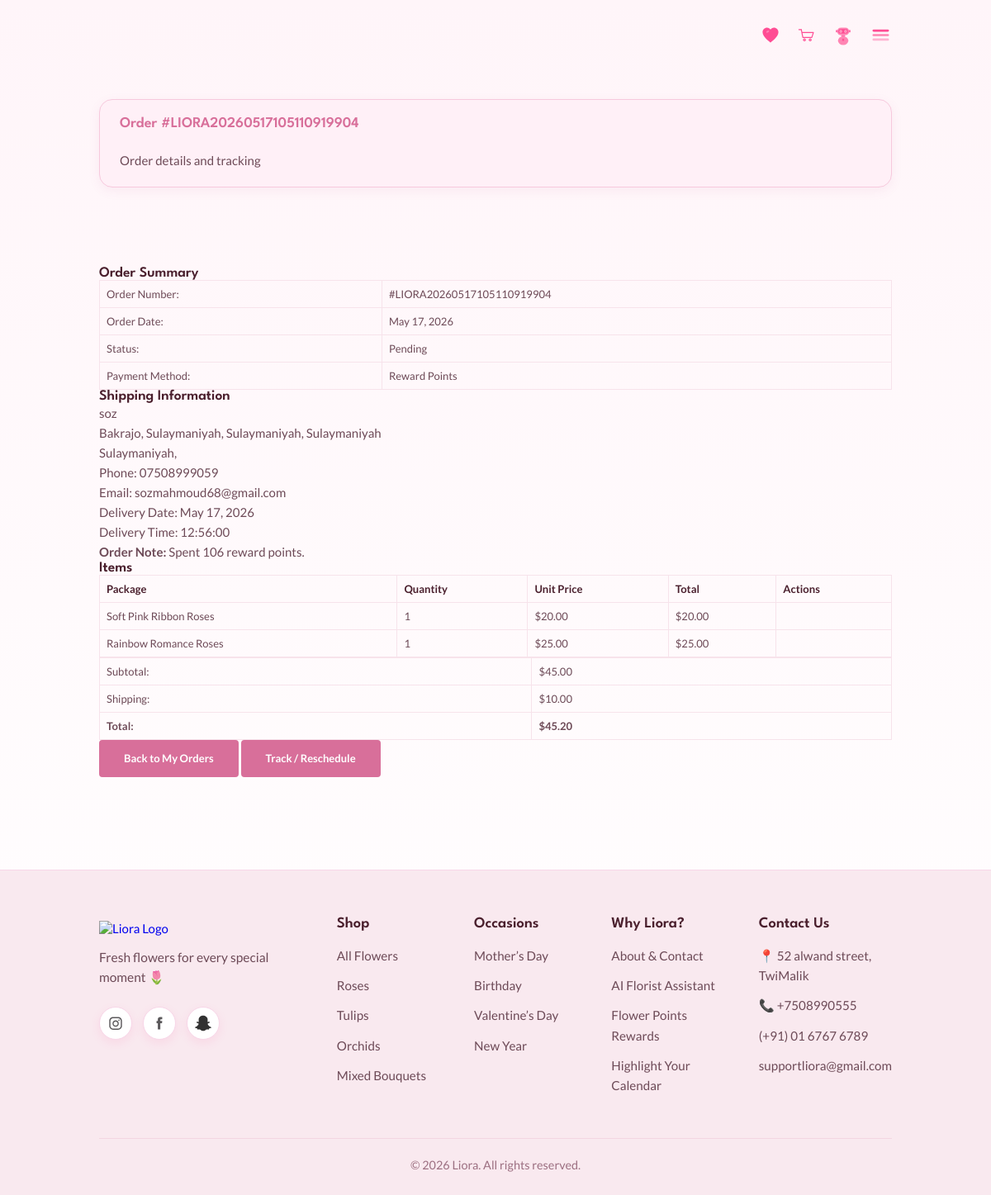
The app's page /order_details.php?order_id=24 (signed in) with its own data.
### tables this page shows
CREATE TABLE `orders` (
  `id` int(11) NOT NULL,
  `user_id` int(11) NOT NULL,
  `order_number` varchar(50) NOT NULL,
  `status` enum('pending','paid','shipped','delivered','completed','cancelled') DEFAULT 'pending',
  `subtotal` decimal(10,2) NOT NULL CHECK (`subtotal` >= 0),
  `shipping_cost` decimal(10,2) DEFAULT 0.00 CHECK (`shipping_cost` >= 0),
  `total` decimal(10,2) NOT NULL CHECK (`total` >= 0),
  `customer_name` varchar(255) DEFAULT NULL,
  `customer_email` varchar(255) DEFAULT NULL,
  `address` varchar(255) DEFAULT NULL,
  `city` varchar(100) DEFAULT NULL,
  `country` varchar(100) DEFAULT NULL,
  `postcode` varchar(50) DEFAULT NULL,
  `phone` varchar(50) DEFAULT NULL,
  `delivery_date` date DEFAULT NULL,
  `delivery_time` time DEFAULT NULL,
  `gift_message` text DEFAULT NULL,
  `order_note` text DEFAULT NULL,
  `payment_method` varchar(100) DEFAULT NULL,
  `card_name` varchar(255) DEFAULT NULL,
  `card_number` varchar(50) DEFAULT NULL,
  `paypal_email` varchar(255) DEFAULT NULL,
  `coupon_code` varchar(50) DEFAULT NULL,
  `discount` decimal(10,2) DEFAULT 0.00,
  `created_at` timestamp NOT NULL DEFAULT current_timestamp()
);

CREATE TABLE `order_items` (
  `id` int(11) NOT NULL,
  `order_id` int(11) NOT NULL,
  `product_id` int(11) NOT NULL,
  `quantity` int(10) UNSIGNED NOT NULL,
  `unit_price` decimal(10,2) NOT NULL CHECK (`unit_price` >= 0),
  `options` text NOT NULL DEFAULT '',
  `product_type` varchar(100) NOT NULL DEFAULT '',
  `variant` varchar(100) NOT NULL DEFAULT ''
);

CREATE TABLE `products` (
  `id` int(11) NOT NULL,
  `name` varchar(255) NOT NULL,
  `price` decimal(10,2) NOT NULL CHECK (`price` >= 0),
  `sale_price` decimal(10,2) NOT NULL DEFAULT 0.00,
  `image_url` varchar(500) NOT NULL,
  `category` varchar(100) NOT NULL DEFAULT 'Uncategorized',
  `color` varchar(100) NOT NULL DEFAULT 'Mixed',
  `description` varchar(1000) NOT NULL DEFAULT '',
  `is_flower` tinyint(1) NOT NULL DEFAULT 1,
  `stock` int(10) UNSIGNED NOT NULL DEFAULT 10,
  `is_active` tinyint(1) NOT NULL DEFAULT 1,
  `created_at` timestamp NOT NULL DEFAULT current_timestamp()
);

### order_details.php (the view, shortened to what this page needs)
<?php
include 'header.php';
include 'config.php';
$userId = intval($_SESSION['user_id']);
$userRole = $_SESSION['role'] ?? 'customer';
$orderId = isset($_GET['order_id']) ? intval($_GET['order_id']) : 0;
$order = null;
$orderItems = [];
if ($orderId > 0) {
    if ($userRole === 'admin') {
        $stmt = $conn->prepare("SELECT * FROM orders WHERE id = ?");
        $stmt->bind_param('i', $orderId);
    } else {
        $stmt = $conn->prepare("SELECT * FROM orders WHERE id = ? AND user_id = ? AND status IN ('pending', 'paid', 'shipped', 'delivered', 'completed', 'arrived')");
        $stmt->bind_param('ii', $orderId, $userId);
    }
    $stmt->execute();
    $result = $stmt->get_result();
    $order = $result->fetch_assoc();
    if ($order) {
        $itemsStmt = $conn->prepare("SELECT oi.product_id, p.name, oi.quantity, oi.unit_price FROM order_items oi JOIN products p ON oi.product_id = p.id WHERE oi.order_id = ?");
        $itemsStmt->bind_param('i', $orderId);
        $itemsStmt->execute();
        $itemsResult = $itemsStmt->get_result();
        while ($row = $itemsResult->fetch_assoc()) {
            $orderItems[] = $row;
        }
    }
}
$orderDate = new DateTime($order['created_at']);
$formattedDate = $orderDate->format('M j, Y');
$deliveryDate = isset($order['delivery_date']) && $order['delivery_date'] ? (new DateTime($order['delivery_date']))->format('M j, Y') : 'N/A';
$deliveryTime = isset($order['delivery_time']) && $order['delivery_time'] ? $order['delivery_time'] : 'N/A';
$status = ucfirst($order['status']);
$isEditable = !in_array(strtolower((string) $order['status']), ['completed', 'delivered', 'arrived'], true);
?>
  <main class="main">
    <div class="cart__header cart__header-box container">
      <h2 class="section__title">
        <span>Order #<?php echo htmlspecialchars($order['order_number']); ?></span>
      </h2>
      <p class="delivery__order">Order details and tracking</p>
    </div>
    <section class="section--lg">
      <div class="container">
        <div class="order-details">
          <div class="order-summary">
            <h3>Order Summary</h3>
            <table class="placed__order-table">
              <tbody>
                <tr>
                  <td>Order Number:</td>
                  <td>#<?php echo htmlspecialchars($order['order_number']); ?></td>
                </tr>
                <tr>
                  <td>Order Date:</td>
                  <td><?php echo $formattedDate; ?></td>
                </tr>
                <tr>
                  <td>Status:</td>
                  <td><?php echo $status; ?></td>
                </tr>
                <tr>
                  <td>Payment Method:</td>
                  <td><?php echo htmlspecialchars($order['payment_method'] ?? 'N/A'); ?></td>
                </tr>
              </tbody>
            </table>
          </div>
          <div class="order-info">
            <h3>Shipping Information</h3>
            <?php if (isset($order['customer_name']) && $order['customer_name']): ?>
              <p><?php echo htmlspecialchars($order['customer_name']); ?></p>
            <?php endif; ?>
            <?php if (isset($order['address']) && $order['address']): ?>
              <p><?php echo htmlspecialchars($order['address']); ?></p>
            <?php endif; ?>
            <?php if (isset($order['city']) || isset($order['country']) || isset($order['postcode'])): ?>
              <p>
                <?php echo htmlspecialchars($order['city'] ?? ''); ?>, <?php echo htmlspecialchars($order['country'] ?? ''); ?> <?php echo htmlspecialchars($order['postcode'] ?? ''); ?>
              </p>
            <?php endif; ?>
            <?php if (isset($order['phone']) && $order['phone']): ?>
              <p>Phone: <?php echo htmlspecialchars($order['phone']); ?></p>
            <?php endif; ?>
            <?php if (isset($order['customer_email']) && $order['customer_email']): ?>
              <p>Email: <?php echo htmlspecialchars($order['customer_email']); ?></p>
            <?php endif; ?>
            <p>Delivery Date: <?php echo $deliveryDate; ?></p>
            <p>Delivery Time: <?php echo $deliveryTime; ?></p>
            <?php if (!empty($order['order_note'])): ?>
              <p><strong>Order Note:</strong> <?php echo htmlspecialchars($order['order_note']); ?></p>
            <?php endif; ?>
          </div>
          <div class="order-items">
            <h3>Items</h3>
            <table class="placed__order-table">
              <thead>
                <tr>
                  <th>Package</th>
                  <th>Quantity</th>
                  <th>Unit Price</th>
                  <th>Total</th>
                  <?php if ($isEditable): ?>
                  <th>Actions</th>
                  <?php endif; ?>
                </tr>
              </thead>
              <tbody>
                <?php foreach ($orderItems as $item): ?>
                  <tr data-product-id="<?php echo $item['product_id']; ?>">
                    <td><?php echo htmlspecialchars($item['name']); ?></td>
                    <td>
                      <?php echo $item['quantity']; ?>
                    </td>
                    <td>$<?php echo number_format($item['unit_price'], 2); ?></td>
                    <td class="item-total">$<?php echo number_format($item['unit_price'] * $item['quantity'], 2); ?></td>
                    <?php if ($isEditable): ?>
                    <td>
                    </td>
                    <?php endif; ?>
                  </tr>
                <?php endforeach; ?>
              </tbody>
            </table>
          </div>
          <div class="order-totals">
            <table class="placed__order-table">
              <tbody>
                <tr>
                  <td>Subtotal:</td>
                  <td>$<?php echo number_format($order['subtotal'], 2); ?></td>
                </tr>
                <tr>
                  <td>Shipping:</td>
                  <td>$<?php echo number_format($order['shipping_cost'], 2); ?></td>
                </tr>
                <tr>
                  <td><strong>Total:</strong></td>
                  <td><strong>$<?php echo number_format($order['total'], 2); ?></strong></td>
                </tr>
              </tbody>
            </table>
          </div>
          <div class="order-actions">
            <a href="accounts.php" class="btn btn--md">Back to My Orders</a>
            <?php if ($isEditable): ?>
              <a href="deliveryMap.php?order_id=<?php echo intval($order['id']); ?>" class="btn btn--md">Track / Reschedule</a>
            <?php endif; ?>
          </div>
        </div>
      </div>
    </section>
  </main>
<?php include 'footer.php'; ?>

### header.php (shortened to what this page needs)
<!DOCTYPE html>
<html lang="en">
<head>
  <link rel="stylesheet"
    href="https://cdn-uicons.flaticon.com/2.0.0/uicons-regular-straight/css/uicons-regular-straight.css" />
  <link rel="stylesheet" href="assets/css/swiper.css">
  <link rel="stylesheet" href="assets/css/search.css">
  <link rel="stylesheet" href="assets/css/styles.css?v=<?php echo filemtime(__DIR__ . '/assets/css/styles.css'); ?>" />
</head>
<body<?php echo !empty($bodyClass) ? ' class="'.htmlspecialchars($bodyClass, ENT_QUOTES, 'UTF-8').'"' : ''; ?>>
  <header class="header">
    <nav class="nav container">
      <div class="header__user-actions">
        <a href="wishlist.php" class="header__action-btn" title="Wishlist">
          <img src="assets/img/heart-pink.svg" alt="Wishlist" />
        </a>
        <a href="cart.php" class="header__action-btn" title="Cart">
          <img src="assets/img/cart-pink.svg" alt="Cart" />
        </a>
        <a href="chatbot.php" class="header__action-btn" title="AI Assistant">
          <img src="assets/img/robot-pink.svg" alt="AI Assistant" class="robot-icon" />
        </a>
        <div class="user-menu-container">
          <a href="javascript:void(0)" class="header__action-btn user-menu-btn" title="My Liora Menu">
            <img src="assets/img/menu-pink.svg" alt="Menu" />
          </a>
        </div>
      </div>
    </nav>
  </header>

### footer.php (shortened to what this page needs)
  <footer class="footer">
    <div class="footer__wrapper container">
      <div class="footer__container">
        <div class="footer__brand">
          <a href="index.php" class="footer__logo">
            <img src="assets/img/liora_logo.svg" alt="Liora Logo" class="footer__logo-img">
          </a>
          <p class="footer__tagline">
            Fresh flowers for every special moment 🌷
          </p>
          <div class="footer__socials">
            <a href="https://www.instagram.com/supportliora?utm_source=ig_web_button_share_sheet&amp;igsh=ZDNlZDc0MzIxNw==" class="footer__social-btn" title="Instagram" target="_blank" rel="noopener noreferrer">
              <img src="assets/img/icon-instagram.svg" alt="Instagram">
            </a>
            <a href="https://www.facebook.com/share/18spetvvhu/?mibextid=wwXIfr" class="footer__social-btn" title="Facebook" target="_blank" rel="noopener noreferrer">
              <img src="assets/img/icon-facebook.svg" alt="Facebook">
            </a>
            <a href="https://www.snapchat.com/add/liorasupport?share_id=IvYDVFcAROiCxRFCsVaaTQ&amp;locale=en_US" class="footer__social-btn" title="Snapchat" target="_blank" rel="noopener noreferrer" aria-label="Snapchat">
              <img src="assets/img/snapchat-ghost.svg" alt="Snapchat">
            </a>
          </div>
        </div>
        <div class="footer__column">
          <h4>Shop</h4>
          <a href="flower.php">All Flowers</a>
          <a href="rose.php">Roses</a>
          <a href="tulip.php">Tulips</a>
          <a href="orchids.php">Orchids</a>
          <a href="mixed_flower.php">Mixed Bouquets</a>
        </div>
        <div class="footer__column">
          <h4>Occasions</h4>
          <a href="mother.php">Mother’s Day</a>
          <a href="birthday.php">Birthday</a>
          <a href="valentine.php">Valentine’s Day</a>
          <a href="newyear.php">New Year</a>
        </div>
        <div class="footer__column">
          <h4>Why Liora?</h4>
          <a href="contact.php">About & Contact</a>
          <a href="chatbot.php">AI Florist Assistant</a>
          <a href="accounts.php?tab=reward-points">Flower Points Rewards</a>
          <a href="calendar.php">Highlight Your Calendar</a>
        </div>
        <div class="footer__contact-brand">
          <div class="footer__column">
            <h4>Contact Us</h4>
            <p>📍 52 alwand street, TwiMalik</p>
            <p>📞 +7508990555</p>
            <p>(+91) 01 6767 6789</p>
            <p><a href="https://mail.google.com/mail/?view=cm&fs=1&to=supportliora@gmail.com" target="_blank" rel="noopener">supportliora@gmail.com</a></p>
          </div>
        </div>
      </div>
      <div class="footer__bottom">
        <p>© 2026 Liora. All rights reserved.</p>
      </div>
    </div>
  </footer>
</body>
</html>

### records on screen
orders: order_number "LIORA20260517105110919904", created_at "May 17, 2026", status "Pending", payment_method "Reward Points", customer_name "soz", address "Bakrajo, Sulaymaniyah, Sulaymaniyah, Sulaymaniyah", city "Sulaymaniyah", phone "07508999059", customer_email "sozmahmoud68@gmail.com", delivery_date "May 17, 2026", delivery_time "12:56:00", order_note "Spent 106 reward points.", subtotal "45.00", shipping_cost "10.00", total "45.20"
order_items: product.name "Soft Pink Ribbon Roses", quantity "1", unit_price "20.00", $item['unit_price']*$item['quantity'] "20.00"
order_items: product.name "Rainbow Romance Roses", quantity "1", unit_price "25.00", $item['unit_price']*$item['quantity'] "25.00"
